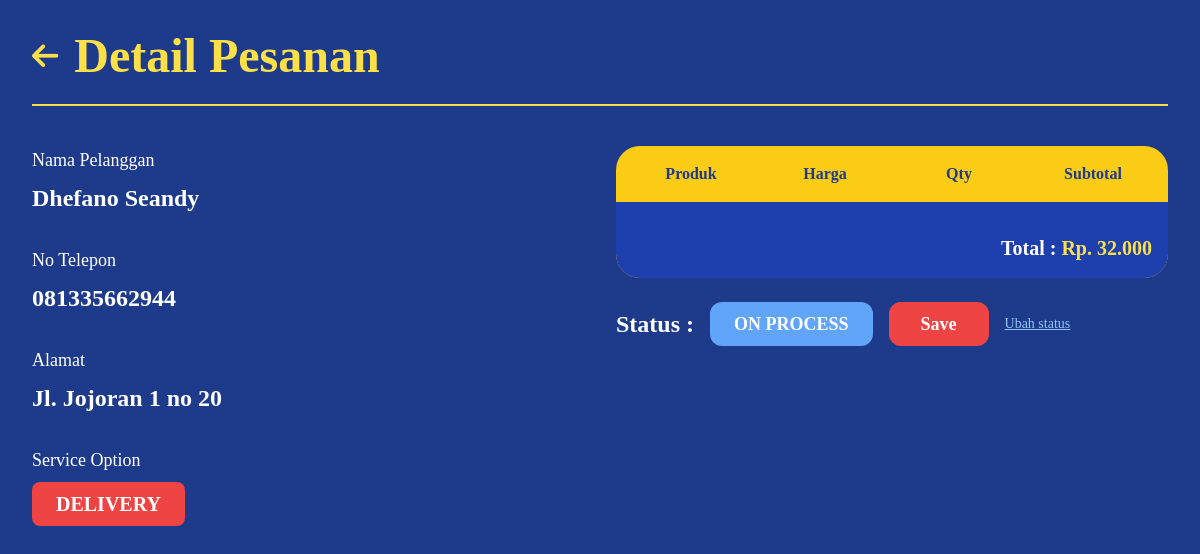
The page /detailpesanan.php?id=15 on the database its author committed.
### tables this page shows
CREATE TABLE `orders` (
  `id` int(11) NOT NULL,
  `first_name` varchar(100) NOT NULL,
  `last_name` varchar(100) NOT NULL,
  `phone` varchar(20) NOT NULL,
  `address` text NOT NULL,
  `service_type` enum('delivery','pickup') NOT NULL DEFAULT 'delivery',
  `status` enum('PENDING','ON PROCESS','ON DELIVERY','DONE','CANCELLED') DEFAULT 'PENDING',
  `subtotal` int(11) NOT NULL,
  `shipping` int(11) NOT NULL,
  `total` int(11) NOT NULL,
  `created_at` timestamp NOT NULL DEFAULT current_timestamp()
);

### detailpesanan.php (the view, shortened to what this page needs)
<?php
require "config/db.php";
$order_id = intval($_GET['id']);
$order = $conn->query("SELECT * FROM orders WHERE id = $order_id")->fetch_assoc();
?>
<!DOCTYPE html>
<html lang="en">
<head>
  <script src="https://cdn.tailwindcss.com"></script>
  <link rel="stylesheet" href="https://cdnjs.cloudflare.com/ajax/libs/font-awesome/6.4.0/css/all.min.css">
</head>
<body class="bg-[#1e3a8a] text-white min-h-screen p-8">
  <div class="max-w-7xl mx-auto">
    <div class="flex items-center gap-4 mb-6">
      <a href="pesanan.php" class="text-yellow-300 hover:text-yellow-400 transition">
        <i class="fas fa-arrow-left text-3xl"></i>
      </a>
      <h1 class="text-5xl font-extrabold text-yellow-300">Detail Pesanan</h1>
    </div>
    <div class="border-t-2 border-yellow-300 mb-10"></div>
    <div class="grid grid-cols-2 gap-8">
      <div class="space-y-8">
        <div>
          <p class="text-lg mb-2">Nama Pelanggan</p>
          <p class="text-2xl font-bold"><?= $order['first_name'] . " " . $order['last_name'] ?></p>
        </div>
        <div>
          <p class="text-lg mb-2">No Telepon</p>
          <p class="text-2xl font-bold"><?= $order['phone'] ?></p>
        </div>
        <div>
          <p class="text-lg mb-2">Alamat</p>
          <p class="text-2xl font-bold"><?= $order['address'] ?></p>
        </div>
        <div>
          <p class="text-lg mb-2">Service Option</p>
          <span class="bg-red-500 text-white px-6 py-2 rounded-lg text-xl font-bold inline-block">
            <?= strtoupper($order['service_type']) ?>
          </span>
        </div>
      </div>
      <div>
        <div class="bg-yellow-400 rounded-3xl overflow-hidden mb-6">
          <div class="grid grid-cols-4 gap-4 text-[#1e3a8a] font-bold p-4 text-center">
            <span>Produk</span>
            <span>Harga</span>
            <span>Qty</span>
            <span>Subtotal</span>
          </div>
          <div class="bg-[#1e40af] p-4 space-y-3">
          </div>
          <div class="bg-[#1e40af] px-4 pb-4">
            <div class="text-right text-xl font-bold">
              Total :
              <span class="text-yellow-300">
                Rp. <?= number_format($order['total'], 0, ',', '.') ?>
              </span>
            </div>
          </div>
        </div>
        <div class="flex items-center gap-4 mb-6">
          <span class="text-2xl font-bold">Status :</span>
          <span id="statusText" class="px-6 py-2 rounded-xl text-lg font-bold
            <?=
              $order['status'] == 'PENDING' ? 'bg-yellow-400 text-[#1e3a8a]' : (
                $order['status'] == 'ON PROCESS' ? 'bg-blue-400 text-white' : (
                  $order['status'] == 'ON DELIVERY' ? 'bg-purple-500 text-white' : (
                    $order['status'] == 'DONE' ? 'bg-green-500 text-white' : 'bg-red-500 text-white'
                  ))) ?>">
            <?= $order['status'] ?>
          </span>
          <button onclick="saveStatus()"
            class="px-8 py-2 bg-red-500 text-white rounded-xl font-bold hover:bg-red-600 transition text-lg">
            Save
          </button>
          <button onclick="openStatusPopup()" class="text-blue-300 hover:text-blue-400 underline text-sm">
            Ubah status
          </button>
        </div>
      </div>
    </div>
  </div>
</body>
</html>

### detailpesanan.php (style rules this page uses)
body { font-family: serif; }

### rows shown on the page
orders: first_name "Dhefano", last_name "Seandy", phone "081335662944", address "Jl. Jojoran 1 no 20", service_type "DELIVERY", total "32.000", status "ON PROCESS"
